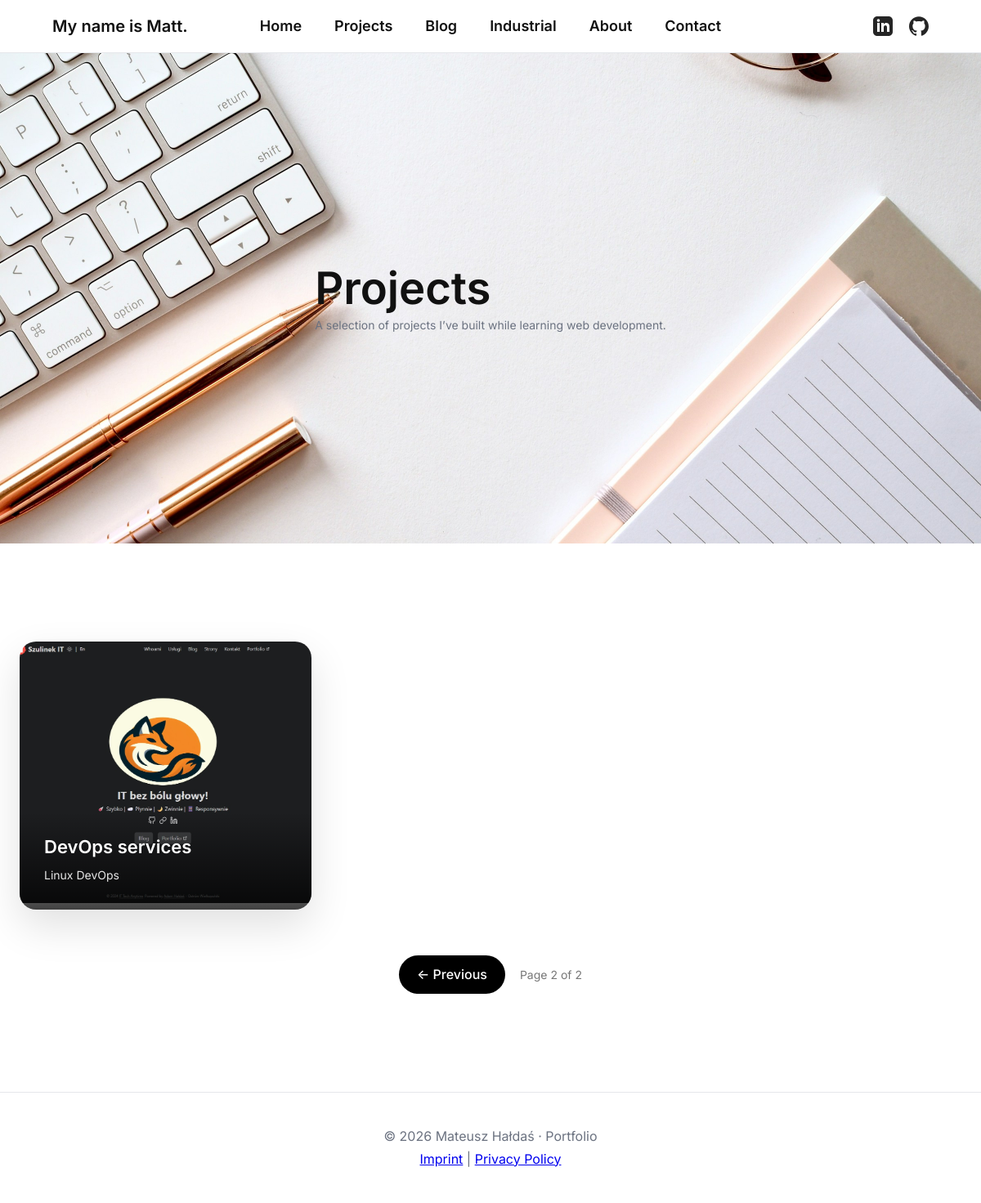
Screenshot of /projects/?page=2 with the database file from the repository.
### portfolio/models.py (models this page shows, shortened)
class Project(models.Model):
    title = models.CharField(max_length=200)
    slug = models.SlugField(max_length=220, unique=True)
    short_description = models.CharField(
        max_length=300,
        help_text="Krótki opis widoczny na liście projektów"
    )
    description = models.TextField()
    image = models.ImageField(
        upload_to="projects/",
        blank=True,
        null=True
    )
    url = models.URLField(
        blank=True,
        null=True,
        help_text="Link do live demo lub repozytorium"
    )
    is_published = models.BooleanField(default=True)
    order = models.PositiveIntegerField(default=0)
    created_at = models.DateTimeField(auto_now_add=True)
    updated_at = models.DateTimeField(auto_now=True)
    class Meta:
        ordering = ["order", "-created_at"]

### portfolio/views.py (the view)
# urls.py: path("projects/", views.projects, name="projects"),
def projects(request):
    projects_list = (
        Project.objects
        .filter(is_published=True)
        .exclude(url__isnull=True)
        .exclude(url__exact="")
        .order_by("-id")
    )
    paginator = Paginator(projects_list, 9)
    page_number = request.GET.get("page")
    page_obj = paginator.get_page(page_number)
    return render(request, "projects.html", {
        "page_obj": page_obj
    })

### templates/projects.html (shortened to what this page needs)
{% extends "base.html" %}
{% load static %}
{% block content %}
<section class="hero-wallpaper projects">
  <div class="hero-card">
    <h1>Projects</h1>
    <p class="muted">
      A selection of projects I’ve built while learning web development.
    </p>
  </div>
</section>
<section class="section">
  <div class="projects-container">
    <div class="projects-grid">
      {% for project in page_obj %}
        {% if project.url %}
          <a href="{{ project.url }}"
             class="project-card"
             target="_blank"
             rel="noopener">
            {% if project.image %}
              <img
                src="{{ project.image.url }}"
                alt="{{ project.title }}"
                loading="lazy">
            {% endif %}
            <div class="project-overlay">
              <h3>{{ project.title }}</h3>
              <p>{{ project.short_description }}</p>
            </div>
          </a>
        {% endif %}
      {% empty %}
        <p style="text-align:center;">No projects available yet.</p>
      {% endfor %}
    </div>
    {% if page_obj.paginator.num_pages > 1 %}
    <div class="blog-pagination">
      {% if page_obj.has_previous %}
        <a href="?page={{ page_obj.previous_page_number }}"
           class="pagination-pill">
           ← Previous
        </a>
      {% endif %}
      <span class="pagination-current">
        Page {{ page_obj.number }} of {{ page_obj.paginator.num_pages }}
      </span>
    </div>
    {% endif %}
  </div>
</section>
{% endblock %}

### portfolio/static/css/main.css (style rules this page uses)
*, *::before, *::after { margin: 0; padding: 0; box-sizing: border-box; }
:root { --color-text: #111; --color-muted: #6b7280; --color-border: #e5e7eb; --color-bg: #ffffff; --color-soft: #f9fafb; --radius-xl: 28px; --radius-lg: 20px; --radius-md: 14px; --shadow-sm: 0 8px 20px rgba(0,0,0,0.06); --shadow-md: 0 20px 50px rgba(0,0,0,0.12); --shadow-lg: 0 30px 70px rgba(0,0,0,0.18); }
body { background: var(--color-bg); color: var(--color-text); font-family: "Inter", system-ui, -apple-system, sans-serif; line-height: 1.7; -webkit-font-smoothing: antialiased; }
h1, h2, h3 { font-weight: 600; line-height: 1.2; }
h1 { font-size: 3.4rem; }
p { font-size: 16px; }
.muted { color: var(--color-muted); font-size: 14px; }
.hero-wallpaper { width: 100%; min-height: 75vh; display: flex; align-items: center; justify-content: center; background-size: cover; background-position: center; }
.hero-wallpaper.projects { background-image: url("/static/images/projectwallpaper.jpg"); }
.section { padding: 120px 0; }
.projects-container { max-width: 1200px; margin: 0 auto; padding: 0 24px; }
.projects-grid { display: grid; grid-template-columns: repeat(3, 1fr); gap: 40px; }
.project-card { display: block; position: relative; overflow: hidden; border-radius: 20px; text-decoration: none; color: white; box-shadow: 0 20px 50px rgba(0,0,0,0.12); transition: transform .3s ease, box-shadow .3s ease; cursor: pointer; }
.project-card img { width: 100%; height: 320px; object-fit: cover; transition: transform .5s ease; }
.project-overlay { position: absolute; bottom: 0; width: 100%; padding: 30px; background: linear-gradient(to top, rgba(0,0,0,0.75), transparent); }
.project-overlay h3 { font-size: 22px; margin-bottom: 10px; }
.project-overlay p { font-size: 14px; opacity: 0.9; }
.blog-pagination { margin-top: 56px; display: flex; align-items: center; justify-content: center; gap: 18px; }
.pagination-pill { display: inline-block; padding: 10px 22px; background: #000; color: #fff; text-decoration: none; border-radius: 999px; font-weight: 500; transition: all 0.2s ease; }
.pagination-current { font-size: 14px; color: #777; }

### rows the page displays
Project: image (picture), title "DevOps services", short_description "Linux DevOps"

### other values shown
{{ page_obj.number }} "2"
{{ page_obj.paginator.num_pages }} "2"
